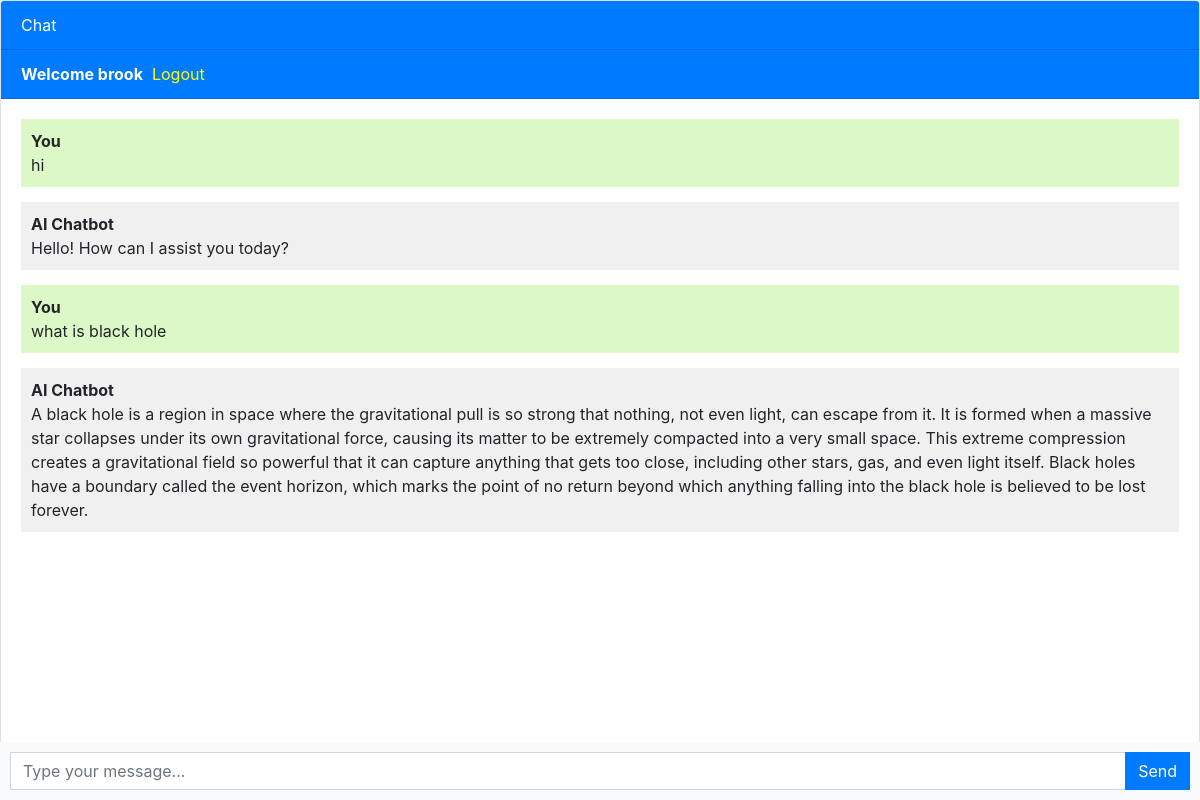
The app's page / (signed in) with its own data.
### chatbot/models.py (models this page shows, shortened)
class Chat(models.Model):
    user=models.ForeignKey(User,on_delete=models.CASCADE)
    message=models.TextField()
    response=models.TextField()
    created_at=models.DateTimeField(auto_created=True)

### chatbot/views.py (the view)
# urls.py: path('',views.dmo,name="dmo"),
def dmo(request):
    chats=Chat.objects.filter(user=request.user)
    if request.method=='POST':
        message=request.POST.get("message")
        response=ask_openai(message)
        chat=Chat(user=request.user,message=message,response=response,created_at=timezone.now())
        chat.save()
        return JsonResponse({"message":message,"response":response})
    return render(request,"chatbot.html",{"chats":chats})

### template/chatbot.html (shortened to what this page needs)
{% extends 'base.html' %}
{% block content %}
<div class="chat-container">
  <div class="card flex-grow-1">
    <div class="card-header bg-primary text-white">Chat</div>
    {% if user.is_authenticated %}
    <div class="card-header bg-primary text-white"><b>Welcome {{user.username}}</b>&nbsp;&nbsp;<a style="color:yellow " href="logout">Logout</a></div>
    {% else %}
    <div class="card-header bg-primary text-white"><a style="color:yellow " href="login">Login</a>&nbsp;&nbsp;<a style="color:yellow " href="register">Register</a></div>
{% endif %}
    <div class="card-body messages-box">
      <ul class="list-unstyled messages-list">
        {% for chat in chats %}
        {% if chat.user  == request.user %}
<li class="message sent">
          <div class="message-text">
            <div class="message-sender">
              <b>You</b>
            </div>
            <div class="message-content">
              {{chat.message}}
            </div>
          </div>
        </li>
        <li class="message received">
          <div class="message-text">
            <div class="message-sender">
              <b>AI Chatbot</b>
            </div>
            <div class="message-content">
              {{chat.response}}
            </div>
          </div>
        </li>
{% endif %}
        {% endfor %}
      </ul>
    </div>
    <br><br>
    <br><br>
    <br><br>
  </div>
  <form class="message-form">
    <div class="input-group">
      <input type="text" class="form-control message-input" placeholder="Type your message...">
      <div class="input-group-append">
        <button type="submit" class="btn btn-primary btn-send">Send</button>
      </div>
    </div>
  </form>
</div>
{% endblock %}

### template/chatbot.html (style rules this page uses)
body, html { height: 100%; }
.messages-box { flex: 1; overflow-y: auto; }
.messages-list { padding-left: 0; }
.message { margin-bottom: 15px; list-style: none; }
.message-text { padding: 10px; border-radius: 5px; }
.sent { background-color: #dcf8c6; align-self: flex-end; }
.received { background-color: #f1f0f0; align-self: flex-start; }
.message-form { display: flex; position: fixed; bottom: 0; left: 0; right: 0; padding: 10px; background-color: #f8f9fa; }
.message-input { flex: 1; border-radius: 0; border-right: none; }
.btn-send { border-radius: 0; }
.chat-container { height: 100%; display: flex; flex-direction: column; }

### records on screen
Chat: message "hi", response "Hello! How can I assist you today?"
Chat: message "what is black hole", response "A black hole is a region in space where the gravitational pull is so strong that nothing, not even light, can escape from it. It is formed when a massive star collapses under its own gravitational force, causing its matter to be extremely compacted into a very small space. This extreme compression creates a gravitational field so powerful that it can capture anything that gets too close, including other stars, gas, and even light itself. Black holes have a boundary called the event horizon, which marks the point of no return beyond which anything falling into the black hole is believed to be lost forever."

### other values on screen
{{ user.username }} "brook"
